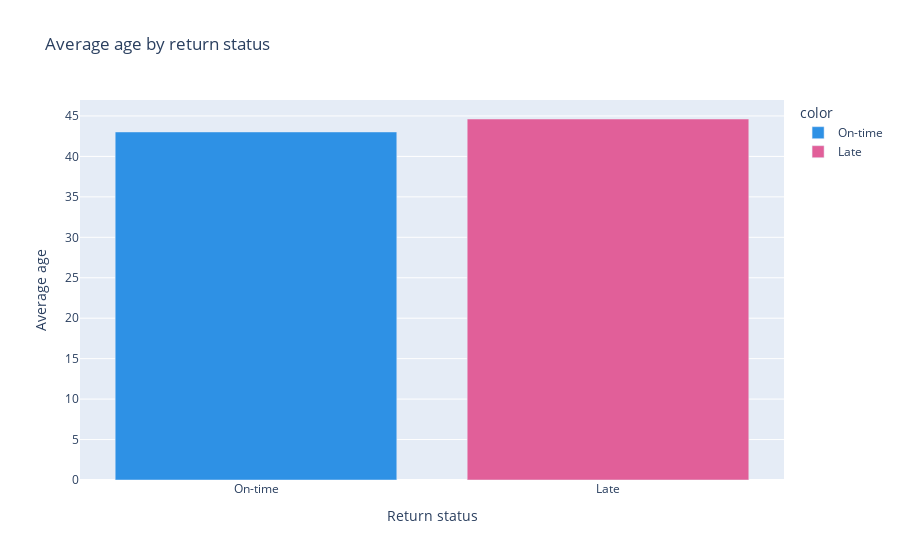
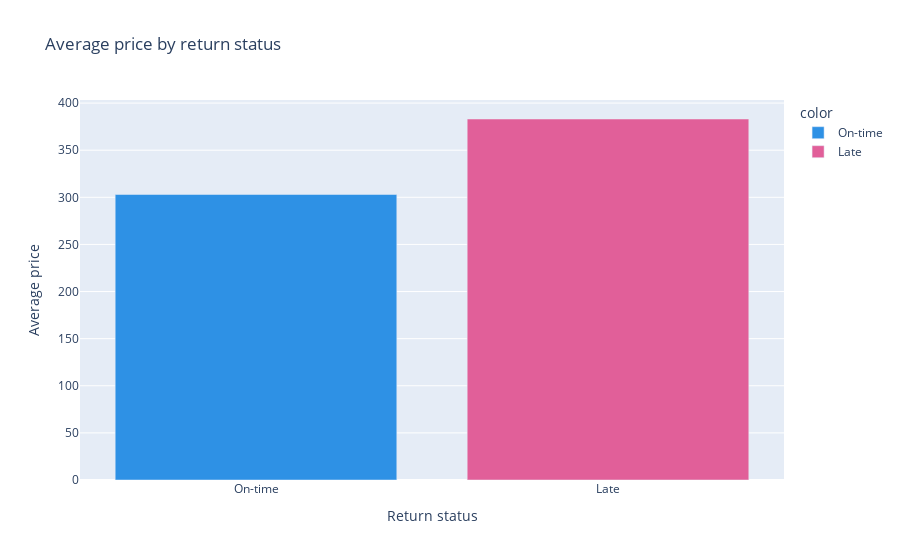
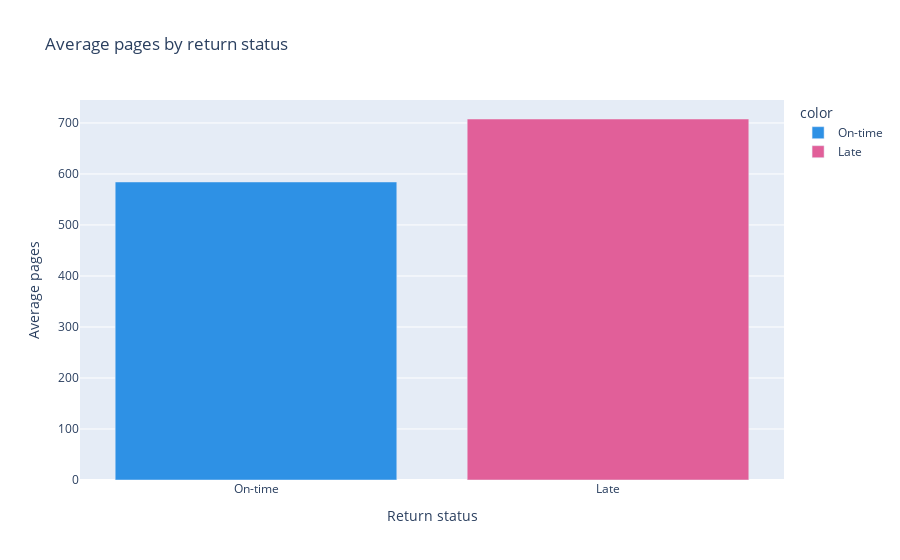

Notebook code for these charts, in order:
### Markdown cell above
Interesting ! So based on the analysis of late returns and their relation to the socio-economic characterstics of the customers we can conclude that there is no connection between the two. However, we can find some connection with the state where the person is based. It seems the people in Washington are recording more late returns, while people in cities like Oregon City and West Linn record high proportions of late return. 

* This observation makes me think that there could be a connection between late return and the distance between the location of the person and that of the library.

### Code cell
import plotly.express as px

def average_value_by_return_status(df, column_name):
    # Calculate mean value of variable for on-time and late returns
    on_time_mean = df[df['late'] == 0][column_name].mean()
    late_mean = df[df['late'] == 1][column_name].mean()
    
    # Define color scheme
    colors = px.colors.qualitative.Dark24
    
    # Create bar chart
    fig = px.bar(x=['On-time', 'Late'], y=[on_time_mean, late_mean],
                 title=f'Average {column_name} by return status', color=['On-time', 'Late'],
                 color_discrete_sequence=colors)
    
    # Set x-axis and y-axis labels
    fig.update_layout(xaxis_title='Return status', yaxis_title=f'Average {column_name}')
    
    # Display the chart
    fig.show()

average_value_by_return_status(df, 'age')
average_value_by_return_status(df, 'price')
average_value_by_return_status(df, 'pages')

### Figure 1 — Plotly figure (JSON) as saved in the notebook; plotly's stock layout.template omitted (floating-point values rounded to 4 significant figures)
{"data": [{"alignmentgroup": "True", "hovertemplate": "color=On-time<br>x=%{x}<br>y=%{y}<extra></extra>", "legendgroup": "On-time", "marker": {"color": "#2E91E5", "pattern": {"shape": ""}}, "name": "On-time", "offsetgroup": "On-time", "orientation": "v", "showlegend": true, "textposition": "auto", "type": "bar", "x": ["On-time"], "xaxis": "x", "y": [43.02], "yaxis": "y"}, {"alignmentgroup": "True", "hovertemplate": "color=Late<br>x=%{x}<br>y=%{y}<extra></extra>", "legendgroup": "Late", "marker": {"color": "#E15F99", "pattern": {"shape": ""}}, "name": "Late", "offsetgroup": "Late", "orientation": "v", "showlegend": true, "textposition": "auto", "type": "bar", "x": ["Late"], "xaxis": "x", "y": [44.62], "yaxis": "y"}], "layout": {"autosize": true, "barmode": "relative", "legend": {"title": {"text": "color"}, "tracegroupgap": 0}, "title": {"text": "Average age by return status"}, "xaxis": {"anchor": "y", "autorange": true, "domain": [0, 1], "range": [-0.5, 1.5], "title": {"text": "Return status"}, "type": "category"}, "yaxis": {"anchor": "x", "autorange": true, "domain": [0, 1], "range": [0, 46.97], "title": {"text": "Average age"}, "type": "linear"}}}

### Figure 2 — Plotly figure (JSON) as saved in the notebook; plotly's stock layout.template omitted (floating-point values rounded to 4 significant figures)
{"data": [{"alignmentgroup": "True", "hovertemplate": "color=On-time<br>x=%{x}<br>y=%{y}<extra></extra>", "legendgroup": "On-time", "marker": {"color": "#2E91E5", "pattern": {"shape": ""}}, "name": "On-time", "offsetgroup": "On-time", "orientation": "v", "showlegend": true, "textposition": "auto", "type": "bar", "x": ["On-time"], "xaxis": "x", "y": [303.0], "yaxis": "y"}, {"alignmentgroup": "True", "hovertemplate": "color=Late<br>x=%{x}<br>y=%{y}<extra></extra>", "legendgroup": "Late", "marker": {"color": "#E15F99", "pattern": {"shape": ""}}, "name": "Late", "offsetgroup": "Late", "orientation": "v", "showlegend": true, "textposition": "auto", "type": "bar", "x": ["Late"], "xaxis": "x", "y": [383.1], "yaxis": "y"}], "layout": {"autosize": true, "barmode": "relative", "legend": {"title": {"text": "color"}, "tracegroupgap": 0}, "title": {"text": "Average price by return status"}, "xaxis": {"anchor": "y", "autorange": true, "domain": [0, 1], "range": [-0.5, 1.5], "title": {"text": "Return status"}, "type": "category"}, "yaxis": {"anchor": "x", "autorange": true, "domain": [0, 1], "range": [0, 403.3], "title": {"text": "Average price"}, "type": "linear"}}}

### Figure 3 — Plotly figure (JSON) as saved in the notebook; plotly's stock layout.template omitted (floating-point values rounded to 4 significant figures)
{"data": [{"alignmentgroup": "True", "hovertemplate": "color=On-time<br>x=%{x}<br>y=%{y}<extra></extra>", "legendgroup": "On-time", "marker": {"color": "#2E91E5", "pattern": {"shape": ""}}, "name": "On-time", "offsetgroup": "On-time", "orientation": "v", "showlegend": true, "textposition": "auto", "type": "bar", "x": ["On-time"], "xaxis": "x", "y": [584.3], "yaxis": "y"}, {"alignmentgroup": "True", "hovertemplate": "color=Late<br>x=%{x}<br>y=%{y}<extra></extra>", "legendgroup": "Late", "marker": {"color": "#E15F99", "pattern": {"shape": ""}}, "name": "Late", "offsetgroup": "Late", "orientation": "v", "showlegend": true, "textposition": "auto", "type": "bar", "x": ["Late"], "xaxis": "x", "y": [707.7], "yaxis": "y"}], "layout": {"autosize": true, "barmode": "relative", "legend": {"title": {"text": "color"}, "tracegroupgap": 0}, "title": {"text": "Average pages by return status"}, "xaxis": {"anchor": "y", "autorange": true, "domain": [0, 1], "range": [-0.5, 1.5], "title": {"text": "Return status"}, "type": "category"}, "yaxis": {"anchor": "x", "autorange": true, "domain": [0, 1], "range": [0, 745.0], "title": {"text": "Average pages"}, "type": "linear"}}}
